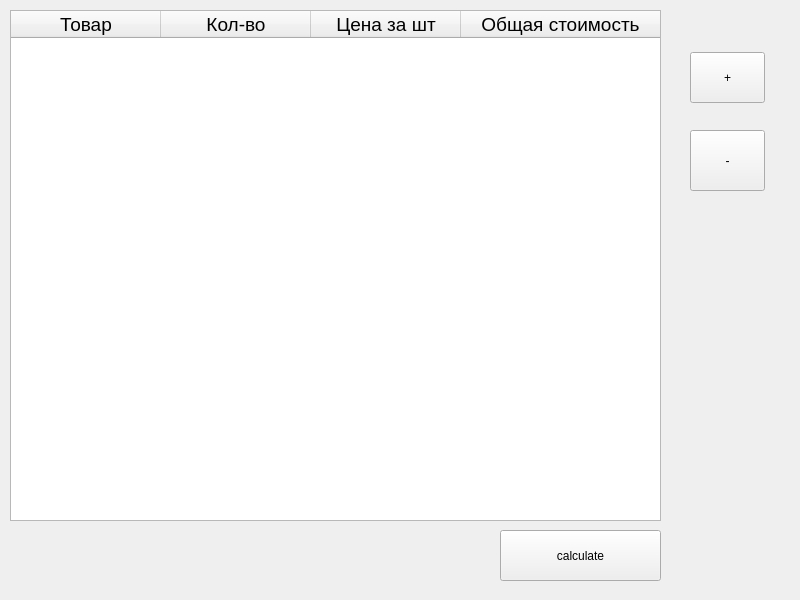
<?xml version="1.0" encoding="UTF-8"?>
<ui version="4.0">
 <class>Widget</class>
 <widget class="QWidget" name="Widget">
  <property name="geometry">
   <rect>
    <x>0</x>
    <y>0</y>
    <width>800</width>
    <height>600</height>
   </rect>
  </property>
  <property name="windowTitle">
   <string>Widget</string>
  </property>
  <widget class="QTableWidget" name="tableWidget">
   <property name="geometry">
    <rect>
     <x>10</x>
     <y>10</y>
     <width>651</width>
     <height>511</height>
    </rect>
   </property>
   <property name="font">
    <font>
     <pointsize>14</pointsize>
    </font>
   </property>
   <attribute name="horizontalHeaderDefaultSectionSize">
    <number>150</number>
   </attribute>
   <attribute name="horizontalHeaderStretchLastSection">
    <bool>true</bool>
   </attribute>
   <column>
    <property name="text">
     <string>Товар</string>
    </property>
   </column>
   <column>
    <property name="text">
     <string>Кол-во</string>
    </property>
   </column>
   <column>
    <property name="text">
     <string>Цена за шт</string>
    </property>
   </column>
   <column>
    <property name="text">
     <string>Общая стоимость</string>
    </property>
   </column>
  </widget>
  <widget class="QPushButton" name="calculateButton">
   <property name="geometry">
    <rect>
     <x>500</x>
     <y>530</y>
     <width>161</width>
     <height>51</height>
    </rect>
   </property>
   <property name="text">
    <string>calculate</string>
   </property>
  </widget>
  <widget class="QPushButton" name="plusButton">
   <property name="geometry">
    <rect>
     <x>690</x>
     <y>52</y>
     <width>75</width>
     <height>51</height>
    </rect>
   </property>
   <property name="text">
    <string>+</string>
   </property>
  </widget>
  <widget class="QPushButton" name="minusButton">
   <property name="geometry">
    <rect>
     <x>690</x>
     <y>130</y>
     <width>75</width>
     <height>61</height>
    </rect>
   </property>
   <property name="text">
    <string>-</string>
   </property>
  </widget>
 </widget>
 <resources/>
 <connections/>
</ui>
